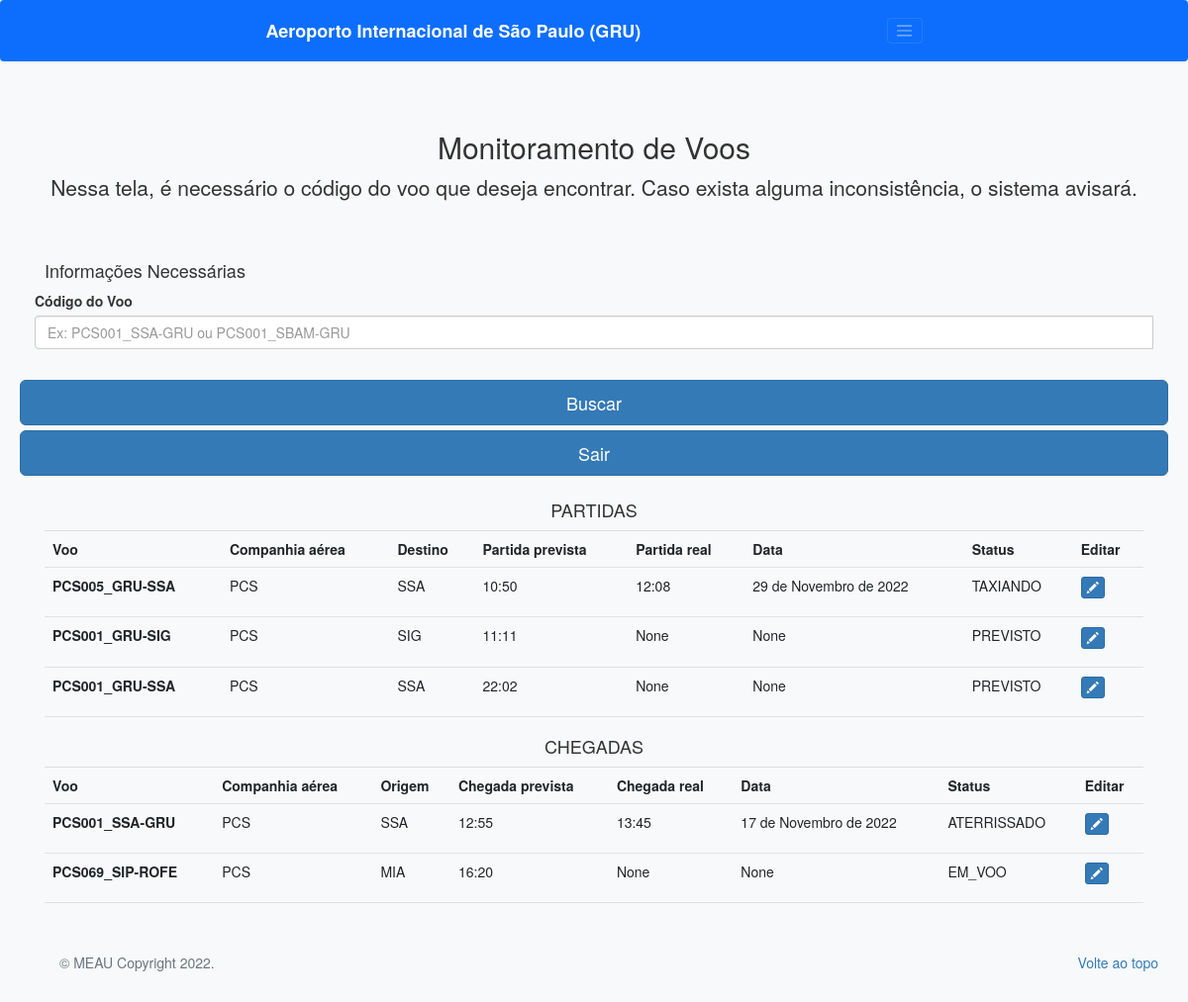
The page /monitoring/ on the database as committed earlier.
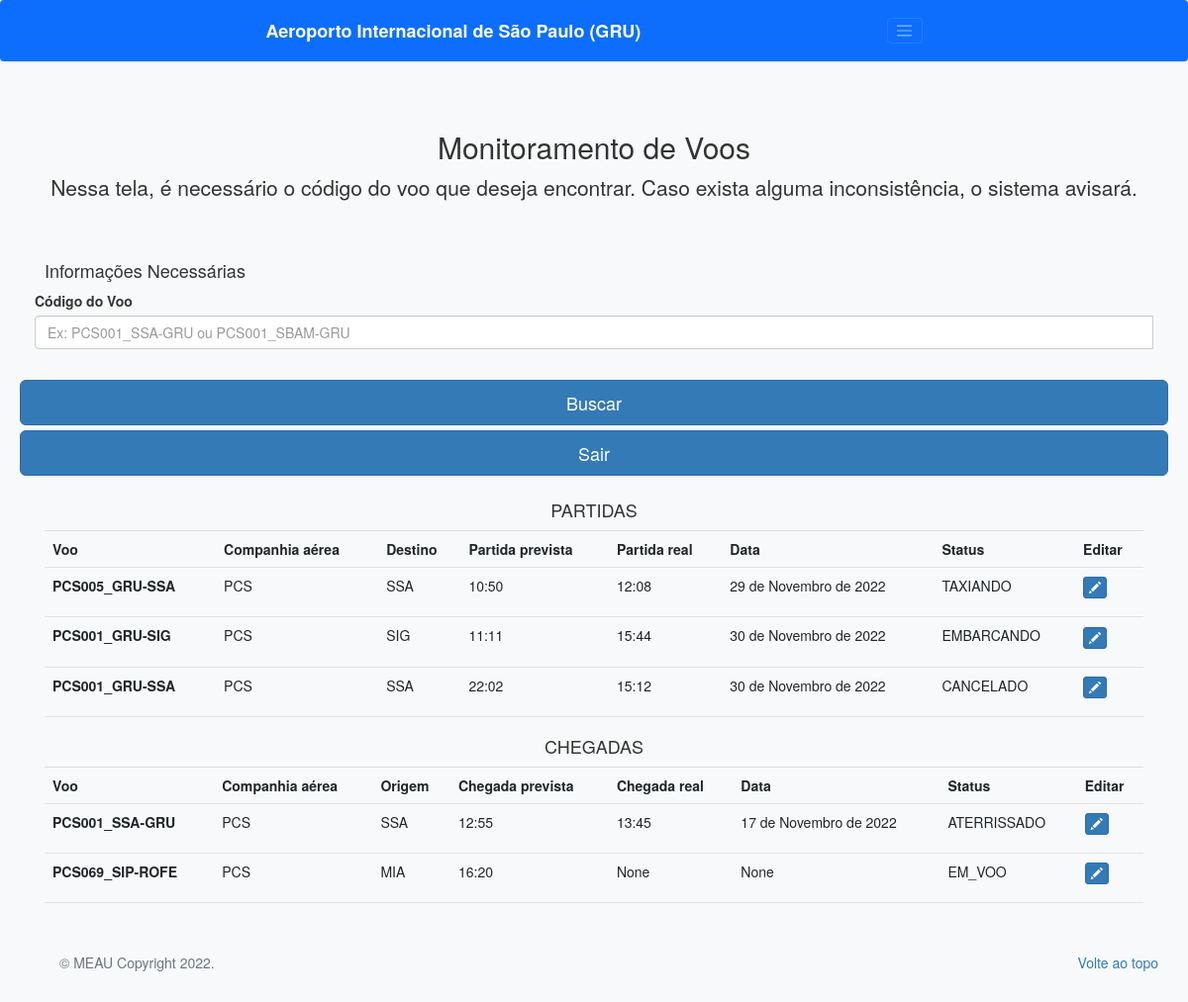
The same page on the database as committed later.
### book/models.py (models this page shows, shortened)
class Historico(models.Model):
    class Status(models.TextChoices):
            PREVISTO = 'PREVISTO'
            EMBARCANDO = 'EMBARCANDO'
            CANCELADO = 'CANCELADO'
            PROGRAMADO = 'PROGRAMADO'
            TAXIANDO = 'TAXIANDO'
            PRONTO = 'PRONTO'
            AUTORIZADO = 'AUTORIZADO'
            EM_VOO = 'EM_VOO'
            ATERRISSADO = 'ATERRISSADO'
    id = models.AutoField(primary_key=True)
    voo  = models.ForeignKey(Voo, on_delete=models.CASCADE)
    data = models.DateField()
    horarioReal = models.TimeField()
    status = models.CharField(choices=Status.choices, max_length=30)
    class Meta:
        db_table = 'historico'

### book/views.py (the view)
# urls.py: path('monitoring/', views.monitoring, name = "monitoramento"),
def monitoring(request):
    historicos = Historico.objects.all()
    voos = Voo.objects.all()
    if request.method == 'POST':
        codigo = request.POST['buscaVoos']
        voos = voos.filter(codigoVoo__icontains=codigo)
    return render(request, "monitoring.html", {'voos': voos, 'historicos': historicos})

### template/monitoring.html (shortened to what the changed rows need)
<!doctype html>
<html lang="pt-br">
<head>
        <link href="../static/atualizar.css" rel="stylesheet">
    <link href="../static/css/bootstrap.min.css" rel="stylesheet">
    <link href="//maxcdn.bootstrapcdn.com/bootstrap/3.3.0/css/bootstrap.min.css" rel="stylesheet">
    <link href="../static/js/form-validation.js" rel="stylesheet">
</head>
<body class="bg-light">
    <div class="container">
        <main>
            <div class="py-5 text-center">
                <h2>Monitoramento de Voos</h2>
            </div>
            <table class="table">
                  <tr>
                    <th scope="col">Voo</th>
                    <th scope="col">Companhia aérea</th>
                    <th scope="col">Destino</th>
                    <th scope="col">Partida prevista</th>
                    <th scope="col">Partida real</th>
                    <th scope="col">Data</th>
                    <th scope="col">Status</th>
                    <th scope="col">Editar</th>
                  </tr>
                {% for x in voos %}
                    {% if x.origem == 'GRU' %}
                        <tr>
                            <th scope="row">{{ x.codigoVoo }}</th>
                            <td>{{ x.companhia }}</td>
                            <td>{{ x.destino }}</td>
                            <td>{{ x.horarioProgramado}}</td>
                            {% for h in historicos %}
                                {% if x.codigoVoo == h.voo.codigoVoo %}
                                    <td>{{h.horarioReal}}</td>
                                    <td>{{h.data}}</td>
                                    <td>{{h.status}}</td>
                                {% endif %}
                            {% endfor %}
                            <td><p data-placement="top" data-toggle="tooltip" title="Editar"><a type = "input" name = "formD" href="{% url 'dinamico' x.id%}" class="btn btn-primary btn-xs" method="POST" ><span class="glyphicon glyphicon-pencil"></span></a></p></td>
                        </tr>
                    {% endif %}
                {% endfor %}
              </table>
              <table class="table">
                <tr>
                    <th scope="col">Voo</th>
                    <th scope="col">Companhia aérea</th>
                    <th scope="col">Origem</th>
                    <th scope="col">Chegada prevista</th>
                    <th scope="col">Chegada real</th>
                    <th scope="col">Data</th>
                    <th scope="col">Status</th>
                    <th scope="col">Editar</th>
                </tr>
              {% for x in voos %}
                  {% if x.destino == 'GRU' %}
                      <tr>
                          <th scope="row">{{ x.codigoVoo }}</th>
                      </tr>
                  {% endif %}
                {% endfor %}
            </table>
        </main>
    </div>
</body>
</html>

Rows that differ between the two databases and show on the page:
changed Historico: horarioReal "None" → "15:44"; data "None" → "30 de Novembro de 2022"; status "PREVISTO" → "EMBARCANDO"
changed Historico: horarioReal "None" → "15:12"; data "None" → "30 de Novembro de 2022"; status "PREVISTO" → "CANCELADO"
